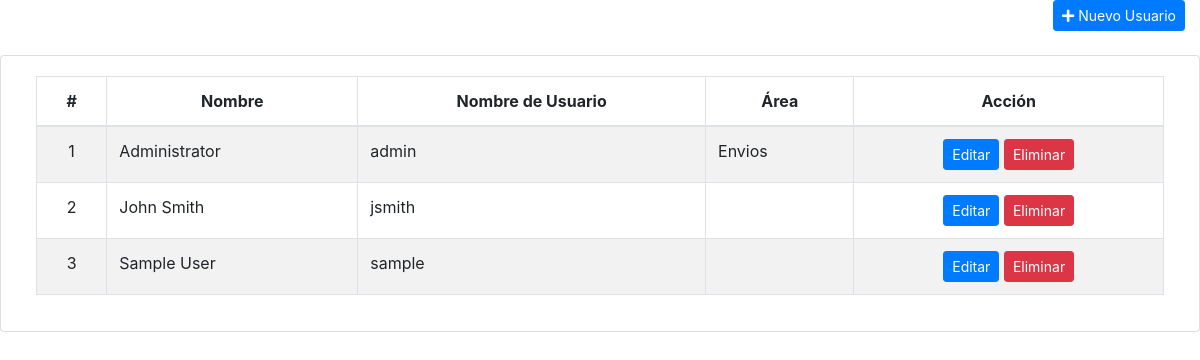
The page /users.php on the database its author committed.
### tables this page shows
CREATE TABLE `users` (
  `id` int(30) NOT NULL,
  `name` varchar(200) NOT NULL,
  `username` varchar(100) NOT NULL,
  `password` varchar(200) NOT NULL,
  `type` tinyint(1) NOT NULL DEFAULT 2 COMMENT '1+admin , 2 = users',
  `area` varchar(255) DEFAULT NULL
);

### users.php (the view, shortened to what this page needs)
<?php
include('db_connect.php');
?>
<!DOCTYPE html>
<html lang="es">
<head>
    <link rel="stylesheet" href="https://stackpath.bootstrapcdn.com/bootstrap/4.5.2/css/bootstrap.min.css">
    <link rel="stylesheet" href="https://use.fontawesome.com/releases/v5.8.1/css/all.css">
</head>
<body>
<div class="container-fluid">
    <div class="row">
        <div class="col-lg-12">
            <button class="btn btn-primary float-right btn-sm" id="nuevo_usuario"><i class="fa fa-plus"></i> Nuevo Usuario</button>
        </div>
    </div>
    <br>
    <div class="row">
        <div class="card col-lg-12">
            <div class="card-body">
                <table class="table table-striped table-bordered">
                    <thead>
                        <tr>
                            <th class="text-center">#</th>
                            <th class="text-center">Nombre</th>
                            <th class="text-center">Nombre de Usuario</th>
                            <th class="text-center">Área</th>
                            <th class="text-center">Acción</th>
                        </tr>
                    </thead>
                    <tbody>
                        <?php
                        $users = $conn->query("SELECT * FROM users ORDER BY name ASC");
                        $i = 1;
                        while($row = $users->fetch_assoc()):
                        ?>
                        <tr>
                            <td class="text-center"><?php echo $i++ ?></td>
                            <td><?php echo $row['name'] ?></td>
                            <td><?php echo $row['username'] ?></td>
                            <td><?php echo $row['area'] ?></td>
                            <td class="text-center">
                                <button class="btn btn-sm btn-primary editar_usuario" data-id="<?php echo $row['id'] ?>">Editar</button>
                                <button class="btn btn-sm btn-danger borrar_usuario" data-id="<?php echo $row['id'] ?>">Eliminar</button>
                            </td>
                        </tr>
                        <?php endwhile; ?>
                    </tbody>
                </table>
            </div>
        </div>
    </div>
</div>
</body>
</html>

### rows shown on the page
users: name "Administrator", username "admin", area "Envios"
users: name "John Smith", username "jsmith"
users: name "Sample User", username "sample"
